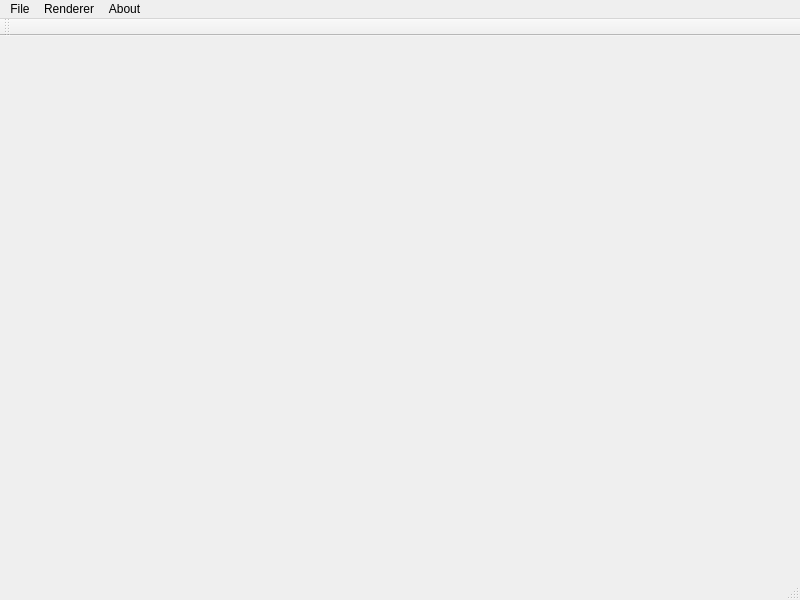
<?xml version="1.0" encoding="UTF-8"?>
<ui version="4.0">
 <class>MainWindow</class>
 <widget class="QMainWindow" name="MainWindow">
  <property name="geometry">
   <rect>
    <x>0</x>
    <y>0</y>
    <width>800</width>
    <height>600</height>
   </rect>
  </property>
  <property name="windowTitle">
   <string>L-System Renderer</string>
  </property>
  <widget class="QWidget" name="centralWidget">
   <property name="minimumSize">
    <size>
     <width>200</width>
     <height>200</height>
    </size>
   </property>
  </widget>
  <widget class="QMenuBar" name="menuBar">
   <property name="geometry">
    <rect>
     <x>0</x>
     <y>0</y>
     <width>800</width>
     <height>21</height>
    </rect>
   </property>
   <widget class="QMenu" name="menuFile">
    <property name="title">
     <string>File</string>
    </property>
    <addaction name="actionLoad_data_file"/>
    <addaction name="separator"/>
    <addaction name="actionQuit"/>
   </widget>
   <widget class="QMenu" name="menuAbout">
    <property name="title">
     <string>About</string>
    </property>
    <addaction name="actionAbout_Qt"/>
   </widget>
   <widget class="QMenu" name="menu_Renderer">
    <property name="geometry">
     <rect>
      <x>373</x>
      <y>100</y>
      <width>153</width>
      <height>156</height>
     </rect>
    </property>
    <property name="title">
     <string>Renderer</string>
    </property>
    <addaction name="action_changeLSystem"/>
    <addaction name="separator"/>
    <addaction name="action_editLSystem"/>
    <addaction name="action_render_LSystem"/>
    <addaction name="separator"/>
    <addaction name="action_nextIteration"/>
   </widget>
   <addaction name="menuFile"/>
   <addaction name="menu_Renderer"/>
   <addaction name="menuAbout"/>
  </widget>
  <widget class="QToolBar" name="mainToolBar">
   <property name="enabled">
    <bool>true</bool>
   </property>
   <attribute name="toolBarArea">
    <enum>TopToolBarArea</enum>
   </attribute>
   <attribute name="toolBarBreak">
    <bool>false</bool>
   </attribute>
  </widget>
  <widget class="QStatusBar" name="statusBar"/>
  <action name="actionLoad_data_file">
   <property name="checkable">
    <bool>false</bool>
   </property>
   <property name="checked">
    <bool>false</bool>
   </property>
   <property name="text">
    <string>Load data file</string>
   </property>
   <property name="iconVisibleInMenu">
    <bool>false</bool>
   </property>
  </action>
  <action name="actionQuit">
   <property name="text">
    <string>Quit</string>
   </property>
   <property name="iconVisibleInMenu">
    <bool>false</bool>
   </property>
  </action>
  <action name="actionAbout_Qt">
   <property name="text">
    <string>About Qt</string>
   </property>
   <property name="iconVisibleInMenu">
    <bool>false</bool>
   </property>
  </action>
  <action name="action_changeLSystem">
   <property name="text">
    <string>Change L-System</string>
   </property>
   <property name="iconVisibleInMenu">
    <bool>false</bool>
   </property>
  </action>
  <action name="action_editLSystem">
   <property name="text">
    <string>Edit L-System</string>
   </property>
   <property name="iconVisibleInMenu">
    <bool>false</bool>
   </property>
  </action>
  <action name="action_nextIteration">
   <property name="text">
    <string>Next iteration</string>
   </property>
   <property name="shortcut">
    <string>Ctrl+N</string>
   </property>
  </action>
  <action name="action_render_LSystem">
   <property name="text">
    <string>Render L-System</string>
   </property>
   <property name="shortcut">
    <string>Ctrl+R</string>
   </property>
  </action>
 </widget>
 <layoutdefault spacing="6" margin="11"/>
 <resources/>
 <connections/>
</ui>
